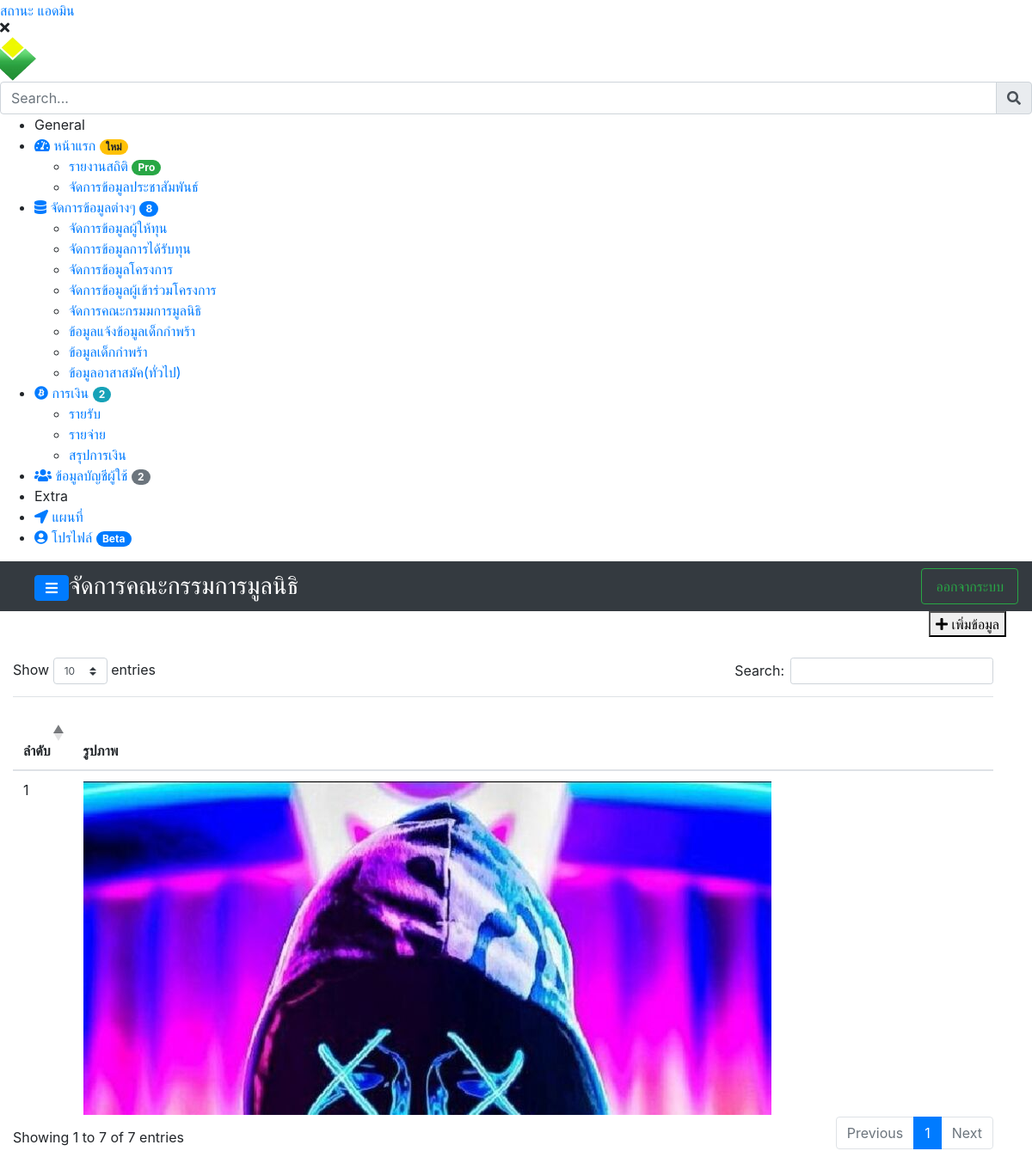
Page /admin/board-users.php (signed in) on the committed database.
### tables this page shows
CREATE TABLE `board_users` (
  `bord_id` int(11) NOT NULL,
  `titleboard` varchar(15) NOT NULL,
  `fullname_bord` varchar(350) NOT NULL,
  `lastname_board` varchar(50) NOT NULL,
  `position_bord` varchar(150) NOT NULL,
  `birthday_board` date NOT NULL,
  `number_cardid_board` varchar(15) NOT NULL,
  `occupation_board` varchar(200) NOT NULL,
  `sex` varchar(20) NOT NULL,
  `board_religion` varchar(70) NOT NULL,
  `board_status` varchar(15) NOT NULL,
  `board_age` int(11) NOT NULL,
  `number_of_balls` varchar(9) NOT NULL,
  `board_image` varchar(150) NOT NULL
);

### function/component.a-j.php (the view, shortened to what this page needs)
<?php
  function statusOne($getStatus){
    if($getStatus == "chairman"){
     $l = "ประธาน";
    }else if($getStatus == "volunteer"){
      $l = "เจ้าหน้าที่";
    }else{
       $l = "แอดมิน";
    }
    return $l;
}
function navState($resStatus){
  if($resStatus === "chairman"){
    $ls = "<li class=\"sidebar-dropdown\">
            <a href=\"#\">
                <i class=\"fas fa-users\"></i>
                <span>ข้อมูลบัญชีผู้ใช้</span>
                <span class=\"badge badge-pill badge-success\">2</span>
            </a>
            <div class=\"sidebar-submenu\">
              <ul>
                <li>
                  <a href=\"volunteer.php\">เจ้าหน้าที่</a>
                </li>
                <li>
                  <a href=\"officer.php\">อาสาสมัคร</a>
                </li>
              </ul>
            </div>
          </li>";
  }else{
    $ls = "<li class=\"\">
             <a href=\"#\" onClick=\"myAlertState()\">
                 <i class=\"fas fa-users\"></i>
                 <span>ข้อมูลบัญชีผู้ใช้</span>
                 <span class=\"badge badge-pill badge-secondary\">2</span>
             </a>
           </li>
             <script type=\"\">
                const myAlertState =()=>{
                    Swal.fire({
                            icon: \"warning\",
                            title: \"ไม่อนุญาต\",
                            text: \"หน้าเพจนี้ สำหรับประธานเท่านั้น\",
                            showConfirmButton: false,
                        })
                }
            </script>
           ";
  }
  return $ls;
}
function navigationsbarTrue($fullname, $status){
    $list = "
              <nav id=\"sidebar\" class=\"sidebar-wrapper\">
                <div class=\"sidebar-content\">
                    <div class=\"sidebar-brand\">
                        <a href=\"index.php\" class=\"text-primary\"> สถานะ ".statusOne($status)."</a>
                        <div id=\"close-sidebar\">
                            <i class=\"fas fa-times\"></i>
                        </div>
                    </div>
                    <div class=\"sidebar-header row\">
                            <img src=\"../assets/image/logox.png\" alt=\"logo\" width=\"60\" height=\"55\">
                            &nbsp;<h4 class=\"text-white mt-3\">nusantara ptn</h4>
                    </div>
                  <div class=\"sidebar-search\">
                    <div>
                      <div class=\"input-group\">
                        <input type=\"text\" class=\"form-control search-menu\" placeholder=\"Search...\">
                        <div class=\"input-group-append\">
                          <span class=\"input-group-text\">
                            <i class=\"fa fa-search\" aria-hidden=\"true\"></i>
                          </span>
                        </div>
                      </div>
                    </div>
                  </div>
                  <div class=\"sidebar-menu\">
                    <ul>
                      <li class=\"header-menu\">
                        <span>General</span>
                      </li>
                      <li class=\"sidebar-dropdown\">
                        <a href=\"#\">
                          <i class=\"fa fa-tachometer-alt\"></i>
                          <span>หน้าแรก</span>
                          <span class=\"badge badge-pill badge-warning\">ใหม่</span>
                        </a>
                        <div class=\"sidebar-submenu\">
                          <ul>
                            <li>
                              <a href=\"index.php\">รายงานสถิติ
                                <span class=\"badge badge-pill badge-success\">Pro</span>
                              </a>
                            </li>
                            <li>
                              <a href=\"news.php\">จัดการข้อมูลประชาสัมพันธ์</a>
                            </li>
                          </ul>
                        </div>
                      </li>
                      <li class=\"sidebar-dropdown\">
                        <a href=\"#\">
                            <i class=\"fas fa-database\"></i>
                            <span>จัดการข้อมูลต่างๆ</span>
                            <span class=\"badge badge-pill badge-primary\">8</span>
                        </a>
                        <div class=\"sidebar-submenu\">
                          <ul>
                            <li>
                              <a href=\"patrons.php\">จัดการข้อมูลผู้ให้ทุน</a>
                            </li>
                            <li>
                              <a href=\"setPatrons.php\">จัดการข้อมูลการได้รับทุน</a>
                            </li>
                            <li>
                              <a href=\"projects.php\">จัดการข้อมูลโครงการ</a>
                            </li>
                            <li>
                              <a href=\"set_projects.php\">จัดการข้อมูลผู้เข้าร่วมโครงการ</a>
                            </li>
                            <li>
                              <a href=\"board-users.php\">จัดการคณะกรมมการมูลนิธิ</a>
                            </li>
                            <li>
                              <a href=\"complaint.php\">ข้อมูลแจ้งข้อมูลเด็กกำพร้า</a>
                            </li>
                            <li>
                              <a href=\"orphan_information.php\">ข้อมูลเด็กกำพร้า</a>
                            </li>
                            <li>
                              <a href=\"fundation.php\">ข้อมูลอาสาสมัค(ทั่วไป)</a>
                            </li>
                          </ul>
                        </div>
                      </li>
                      <li class=\"sidebar-dropdown\">
                        <a href=\"#\">
                            <i class=\"fab fa-bitcoin\"></i>
                            <span>การเงิน</span>
                            <span class=\"badge badge-pill badge-info\">2</span>
                        </a>
                        <div class=\"sidebar-submenu\">
                          <ul>
                            <li>
                              <a href=\"revenue.php\">รายรับ</a>
                            </li>
                            <li>
                              <a href=\"expenses.php\">รายจ่าย</a>
                            </li>
                            <li>
                              <a href=\"summarize.php\">สรุปการเงิน</a>
                            </li>
                          </ul>
                        </div>
                      </li>
                      ".navState($status)."
                      <li class=\"header-menu\">
                        <span>Extra</span>
                      </li>
                      <li>
                        <a href=\"map.php\">
                            <i class=\"fas fa-location-arrow\"></i>
                            <span>แผนที่</span>
                        </a>
                      </li>
                      <li>
                        <a href=\"profile.php\">
                            <i class=\"fas fa-user-circle\"></i>
                            <span>โปรไฟล์</span>
                            <span class=\"badge badge-pill badge-primary\">Beta</span>
                        </a>
                      </li>
                    </ul>
                  </div>
                </div>
              </nav>
    ";
    echo $list;
}
function navbarSize($logo, $fullname, $profile){
  $size = "
      <nav class=\"navbar navbar-tp navbar-expand-md navbar-dark bg-dark row\">
        <div class=\"container-fluid ml-4\">
            <a id=\"show-sidebar\" class=\"btn btn-primary mt-1\" href=\"#\">
                <i class=\"fas fa-bars\"></i>
            </a>
            <p class=\"h3 mb-0 text-white text-uppercase d-none d-lg-inline-block font-thi\">$logo</p>
            <div class=\"ml-auto\">
                <a class=\"nav-link btn btn-outline-success\" href=\"logout.php\">
                  <i class=\"now-ui-icons ui-1_settings-gear-63\"></i>
                  ออกจากระบบ
                </a>
            </div>
        </div>
      </nav>
  ";
  echo $size;
}
  function btn_list_bord($b_status,$board_id,$board_img){
    if($b_status != "chairman"){
      $b_oard = "
                 <button type=\"button\" class=\"item\" id=\"btnEditUseradd\" data-id=\"$board_id\" data-toggle=\"modal\" data-target=\"#modalEditUserBoard\">
                  <i class=\"fas fa-edit\"></i>
                </button>
                <button type=\"button\" id=\"confirmTrashBoard\" data-id=\"$board_id\" data-boardimage=\"$board_img\" class=\"item\" data-toggle=\"tooltip\" data-placement=\"top\" title=\"Delete\">
                  <i class=\"fas fa-trash-alt\"></i>
                </button>
      ";
    }else{
      $b_oard = "";
    }
    return $b_oard;
  }
  function listBoard(
    $numse,$fullnameboard,$postionboard,$cardidboard,$occupatiobboard,$sexboard,$boardreligion,$boardID,$boardImage,$statubord
    ){
      $board = "
        <tr class=\"classDataList tr-shadow\">
            <td>$numse</td>
            <td>
              <div class=\"account-item account-item--style2 clearfix js-item-menu\">
                  <div class=\"image\">
                      <img src=\"backend/data/board/$boardImage\" alt=\"$boardImage\" />
                  </div>
              </div>
            </td>
            <td>$fullnameboard</td>
            <td>$postionboard</td>
            <td>$cardidboard</td>
            <td>$occupatiobboard</td>
            <td>
              <div class=\"table-data-feature\">
                <button type=\"button\" class=\"item\" id=\"btnShowBoard\" data-id=\"$boardID\" data-toggle=\"modal\" data-target=\"#modalShowUserBoard\">
                  <i class=\"fas fa-list\"></i>
                </button>
                ".btn_list_bord($statubord,$boardID,$boardImage)."
              </div>
            </td>
        </tr>
      ";
      echo $board;
    }
?>

### admin/board-users.php (shortened to what this page needs)
<?php
include_once("../function/component.a-j.php");
include_once("../function/config.php");
include_once("../function/link.php");
 if(!isset($_SESSION['users'])){
      echo "
            <script>
                alert('pless your login');
                window.location = '../index.php';
            </script>
        ";
 }else{
    $fullname = $_SESSION['users']['fullname'];
    $profile = $_SESSION['users']['photo'];
    $status = $_SESSION['users']['status_users'];
?>
<!DOCTYPE html>
<html lang="en">
<head>
    <link rel="stylesheet" href="https://cdnjs.cloudflare.com/ajax/libs/uikit/3.0.0-beta.20/css/uikit.css">
    <link rel="stylesheet" href="../assets/scripts/module/jquery.Thailand.js/jquery.Thailand.js/dist/jquery.Thailand.min.css">
    <link rel="stylesheet" href="../assets/scss/navigationTrue-a-j.scss">
    <link rel="stylesheet" href="../assets/scss/revenue.scss">
    <link rel="stylesheet" href="../assets/scripts/module/test/test.scss">
</head>
<body class="">
    <div class="page-wrapper chiller-theme toggled">
        <?php
            navigationsbarTrue($fullname,$status);
        ?>
        <main class="page-content mt-0">
            <?php
                navbarSize("จัดการคณะกรรมการมูลนิธิ",$fullname,$profile)
            ?>
            <div class="container-fluid row">
                <div class="ml-auto mb-4">
                  <?php if($status != "chairman"){ ?>
                    <button class="bd-none au-btn au-btn-icon au-btn--green au-btn--small" data-toggle="modal"
                        data-target="#modalFormUserBoard"
                    >
                        <i class="fas fa-plus"></i>
                          เพิ่มข้อมูล
                    </button>
                  <?php } ?>
                </div>
                <div class="col-md-12">
                    <div class="table-responsive table-responsive-data2">
                        <table class="table table-data2 mydataTableFundation">
                            <thead>
                                <tr>
                                    <th>ลำดับ</th>
                                    <th>รูปภาพ</th>
                                </tr>
                            </thead>
                            <tbody>
                                <?php
                                    $sql = mysqli_query($conn,"SELECT * FROM board_users");
                                     foreach($sql as  $x=> $res){
                                        listBoard(($x+1),$res['fullname_bord'],$res['position_bord'],$res['number_cardid_board'],$res['occupation_board'],$res['sex'],$res['board_religion'],$res['bord_id'],$res['board_image'],$status);
                                     }
                                ?>
                            </tbody>
                        </table>
                    </div>
                </div>
            </div>
        </main>
    </div>
</body>
</html>
<?php
 }
?>

### rows in the picture
board_users: numse "1", board_image (picture)

### other values in the picture
statusOne($status) "แอดมิน"
$logo "จัดการคณะกรรมการมูลนิธิ"
